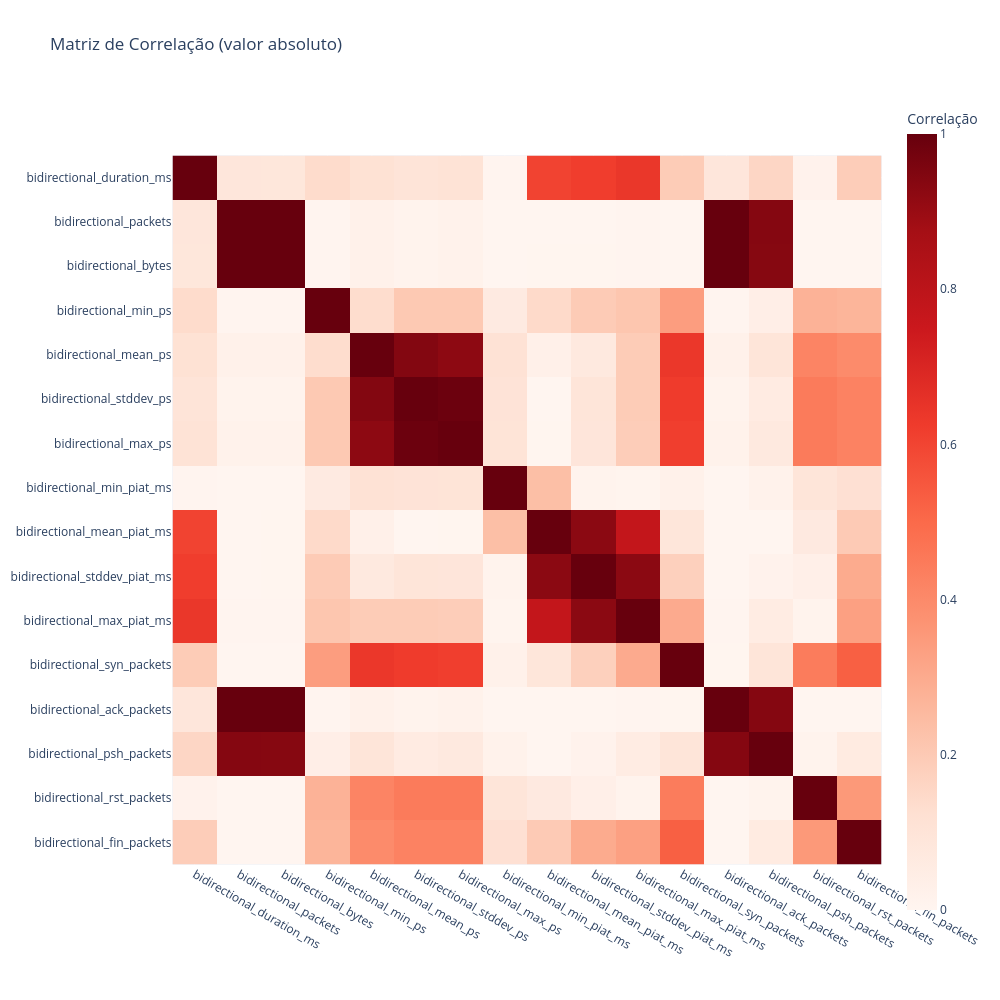
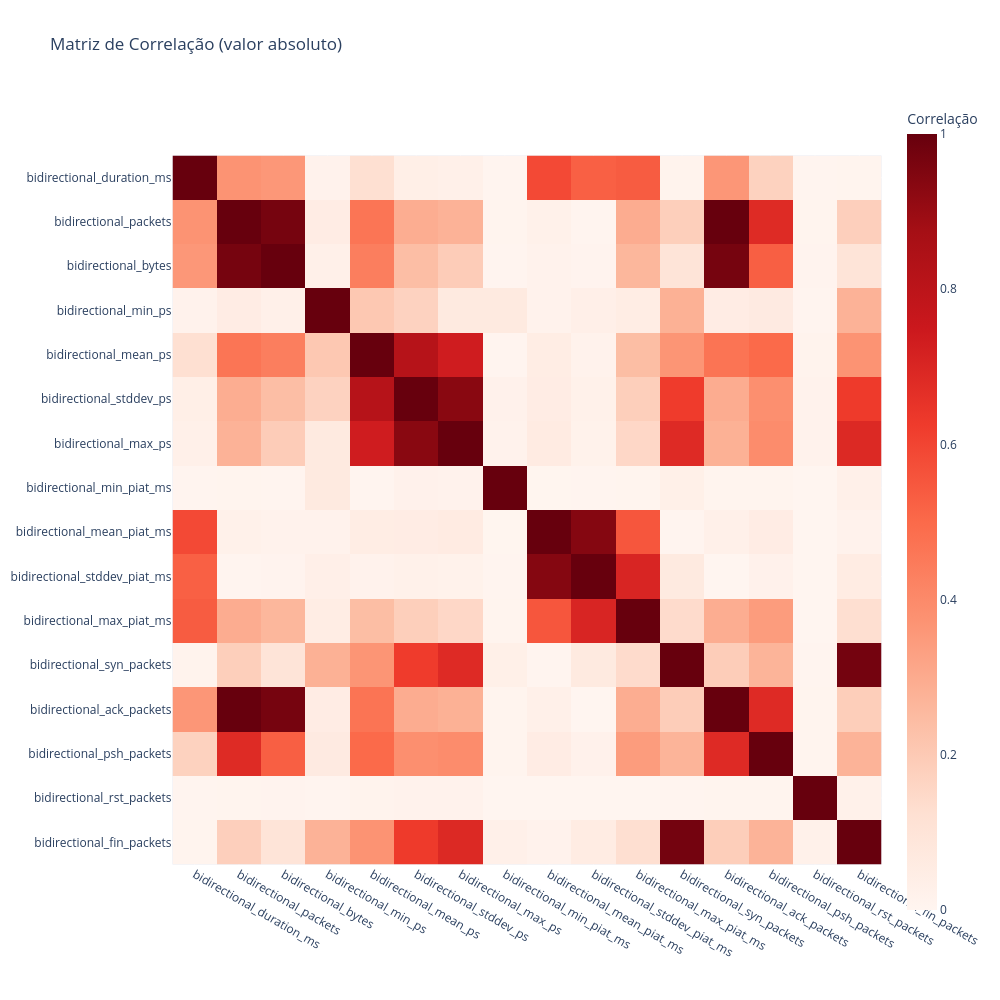
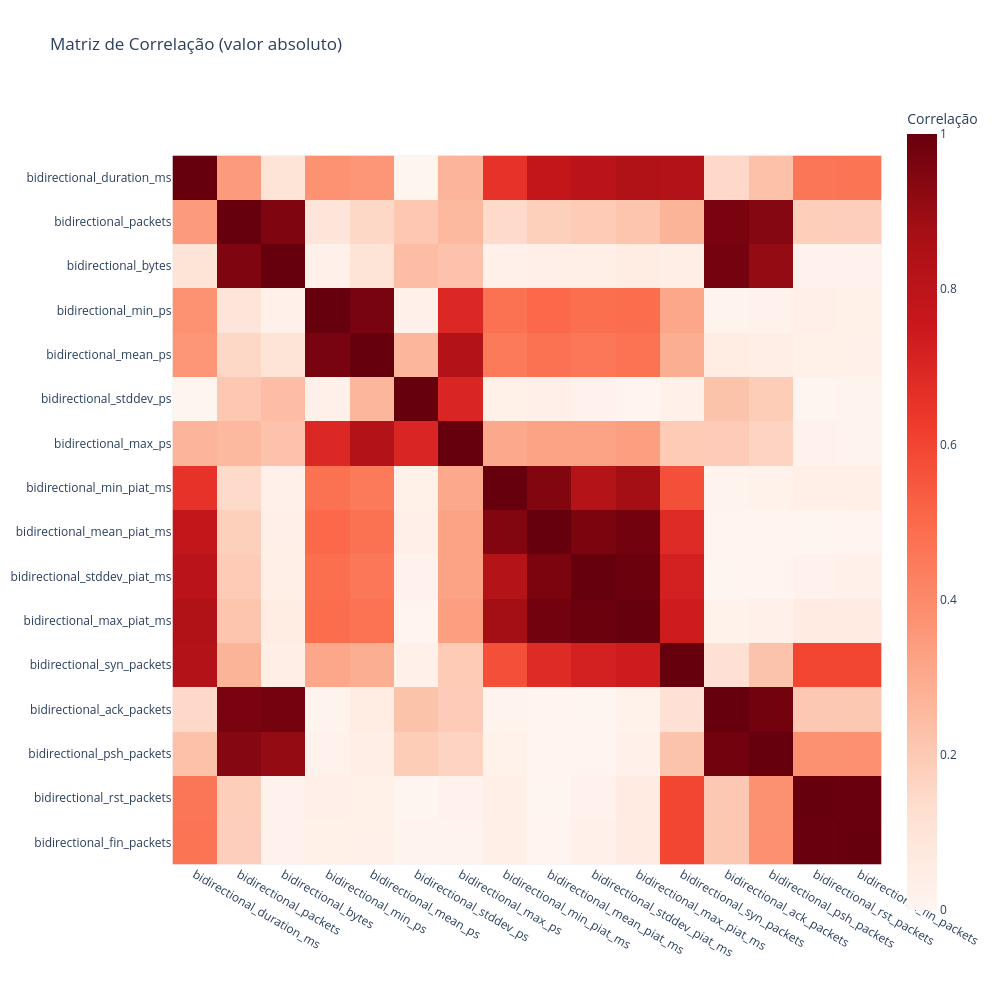

Notebook cell for these charts, in order:
### Code cell
# limiar para comparação. threshold => 0.85 -> alta correlação
# definido no pré-tcc
THRESHOLD = 0.85

# correlação e correlação negativa tem o mesmo impacto
all_high_corr_pairs = []

for dataset_name in DATASET_NAMES:
    print(f"\n{dataset_name}")

    df = pd.read_parquet(
        DATA_DIR / f"{dataset_name}_train.parquet"
    )

    numerical_features, _ = split_features(df)
    corr_matrix = df[numerical_features].corr(method="pearson")

    correlation_heatmap(corr_matrix, is_abs=True)

    corr_abs = corr_matrix.abs()

    # pega apenas parte de cima da matriz, tambémn ignora a diagonal. evita cálculo repetido
    #ex:
    # 1 2 3 -> nan  2   3
    # 4 5 6 -> nan nan  3
    # 7 8 9 -> nan nan nan

    # np.ones(corr_abs.shape) -> cria matriz de 1 com o shape
    # np.triu( -> pega apenas triângulo superior
    # k = 1 exclui diagonal
    # transforma em boleano
    # em resumo, uma máscara boleana para a matriz

    upper = corr_abs.where(
        np.triu(np.ones(corr_abs.shape), k=1).astype(bool)
    )

    # upper.stack() -> empilha as colunas para transformar em linhas, já filtra nan
    # .reset_index() -> transforma series em tabela
    # renomear os nomes de coluna que o pandas atribui
    #display(upper.stack())
    corr_pairs = (
        upper.stack()
        .reset_index()
        .rename(columns={
            "level_0": "feature_1",
            "level_1": "feature_2",
            0: "abs_correlation",
        })
    )

    high_corr_pairs = corr_pairs[
        corr_pairs["abs_correlation"] >= THRESHOLD
    ].sort_values(by="abs_correlation", ascending=False)

    high_corr_pairs.insert(0, "dataset", dataset_name)

    display(high_corr_pairs)

    all_high_corr_pairs.append(high_corr_pairs)

    del df

all_high_corr_pairs = pd.concat(
    all_high_corr_pairs,
    ignore_index=True,
)

### Figure 1 — Plotly figure (JSON) as saved in the notebook; plotly's stock layout.template omitted (floating-point values rounded to 4 significant figures; data arrays with more than 128 entries replaced by an {"elided": "..."} marker saying what was removed)
{"data": [{"coloraxis": "coloraxis", "name": "0", "x": ["bidirectional_duration_ms", "bidirectional_packets", "bidirectional_bytes", "bidirectional_min_ps", "bidirectional_mean_ps", "bidirectional_stddev_ps", "bidirectional_max_ps", "bidirectional_min_piat_ms", "bidirectional_mean_piat_ms", "bidirectional_stddev_piat_ms", "bidirectional_max_piat_ms", "bidirectional_syn_packets", "bidirectional_ack_packets", "bidirectional_psh_packets", "bidirectional_rst_packets", "bidirectional_fin_packets"], "y": ["bidirectional_duration_ms", "bidirectional_packets", "bidirectional_bytes", "bidirectional_min_ps", "bidirectional_mean_ps", "bidirectional_stddev_ps", "bidirectional_max_ps", "bidirectional_min_piat_ms", "bidirectional_mean_piat_ms", "bidirectional_stddev_piat_ms", "bidirectional_max_piat_ms", "bidirectional_syn_packets", "bidirectional_ack_packets", "bidirectional_psh_packets", "bidirectional_rst_packets", "bidirectional_fin_packets"], "z": {"elided": "16x16 float values"}, "type": "heatmap", "xaxis": "x", "yaxis": "y", "hovertemplate": "x: %{x}<br>y: %{y}<br>Correlação: %{z}<extra></extra>"}], "layout": {"xaxis": {"anchor": "y", "domain": [0.0, 1.0], "scaleanchor": "y", "constrain": "domain"}, "yaxis": {"anchor": "x", "domain": [0.0, 1.0], "autorange": "reversed", "constrain": "domain"}, "coloraxis": {"colorbar": {"title": {"text": "Correlação"}}, "colorscale": [[0.0, "rgb(255,245,240)"], [0.125, "rgb(254,224,210)"], [0.25, "rgb(252,187,161)"], [0.375, "rgb(252,146,114)"], [0.5, "rgb(251,106,74)"], [0.625, "rgb(239,59,44)"], [0.75, "rgb(203,24,29)"], [0.875, "rgb(165,15,21)"], [1.0, "rgb(103,0,13)"]], "cmin": 0, "cmax": 1}, "title": {"text": "Matriz de Correlação (valor absoluto)"}, "width": 1000, "height": 1000}}

### Figure 2 — Plotly figure (JSON) as saved in the notebook; plotly's stock layout.template omitted (floating-point values rounded to 4 significant figures; data arrays with more than 128 entries replaced by an {"elided": "..."} marker saying what was removed)
{"data": [{"coloraxis": "coloraxis", "name": "0", "x": ["bidirectional_duration_ms", "bidirectional_packets", "bidirectional_bytes", "bidirectional_min_ps", "bidirectional_mean_ps", "bidirectional_stddev_ps", "bidirectional_max_ps", "bidirectional_min_piat_ms", "bidirectional_mean_piat_ms", "bidirectional_stddev_piat_ms", "bidirectional_max_piat_ms", "bidirectional_syn_packets", "bidirectional_ack_packets", "bidirectional_psh_packets", "bidirectional_rst_packets", "bidirectional_fin_packets"], "y": ["bidirectional_duration_ms", "bidirectional_packets", "bidirectional_bytes", "bidirectional_min_ps", "bidirectional_mean_ps", "bidirectional_stddev_ps", "bidirectional_max_ps", "bidirectional_min_piat_ms", "bidirectional_mean_piat_ms", "bidirectional_stddev_piat_ms", "bidirectional_max_piat_ms", "bidirectional_syn_packets", "bidirectional_ack_packets", "bidirectional_psh_packets", "bidirectional_rst_packets", "bidirectional_fin_packets"], "z": {"elided": "16x16 float values"}, "type": "heatmap", "xaxis": "x", "yaxis": "y", "hovertemplate": "x: %{x}<br>y: %{y}<br>Correlação: %{z}<extra></extra>"}], "layout": {"xaxis": {"anchor": "y", "domain": [0.0, 1.0], "scaleanchor": "y", "constrain": "domain"}, "yaxis": {"anchor": "x", "domain": [0.0, 1.0], "autorange": "reversed", "constrain": "domain"}, "coloraxis": {"colorbar": {"title": {"text": "Correlação"}}, "colorscale": [[0.0, "rgb(255,245,240)"], [0.125, "rgb(254,224,210)"], [0.25, "rgb(252,187,161)"], [0.375, "rgb(252,146,114)"], [0.5, "rgb(251,106,74)"], [0.625, "rgb(239,59,44)"], [0.75, "rgb(203,24,29)"], [0.875, "rgb(165,15,21)"], [1.0, "rgb(103,0,13)"]], "cmin": 0, "cmax": 1}, "title": {"text": "Matriz de Correlação (valor absoluto)"}, "width": 1000, "height": 1000}}

### Figure 3 — Plotly figure (JSON) as saved in the notebook; plotly's stock layout.template omitted (floating-point values rounded to 4 significant figures; data arrays with more than 128 entries replaced by an {"elided": "..."} marker saying what was removed)
{"data": [{"coloraxis": "coloraxis", "name": "0", "x": ["bidirectional_duration_ms", "bidirectional_packets", "bidirectional_bytes", "bidirectional_min_ps", "bidirectional_mean_ps", "bidirectional_stddev_ps", "bidirectional_max_ps", "bidirectional_min_piat_ms", "bidirectional_mean_piat_ms", "bidirectional_stddev_piat_ms", "bidirectional_max_piat_ms", "bidirectional_syn_packets", "bidirectional_ack_packets", "bidirectional_psh_packets", "bidirectional_rst_packets", "bidirectional_fin_packets"], "y": ["bidirectional_duration_ms", "bidirectional_packets", "bidirectional_bytes", "bidirectional_min_ps", "bidirectional_mean_ps", "bidirectional_stddev_ps", "bidirectional_max_ps", "bidirectional_min_piat_ms", "bidirectional_mean_piat_ms", "bidirectional_stddev_piat_ms", "bidirectional_max_piat_ms", "bidirectional_syn_packets", "bidirectional_ack_packets", "bidirectional_psh_packets", "bidirectional_rst_packets", "bidirectional_fin_packets"], "z": {"elided": "16x16 float values"}, "type": "heatmap", "xaxis": "x", "yaxis": "y", "hovertemplate": "x: %{x}<br>y: %{y}<br>Correlação: %{z}<extra></extra>"}], "layout": {"xaxis": {"anchor": "y", "domain": [0.0, 1.0], "scaleanchor": "y", "constrain": "domain"}, "yaxis": {"anchor": "x", "domain": [0.0, 1.0], "autorange": "reversed", "constrain": "domain"}, "coloraxis": {"colorbar": {"title": {"text": "Correlação"}}, "colorscale": [[0.0, "rgb(255,245,240)"], [0.125, "rgb(254,224,210)"], [0.25, "rgb(252,187,161)"], [0.375, "rgb(252,146,114)"], [0.5, "rgb(251,106,74)"], [0.625, "rgb(239,59,44)"], [0.75, "rgb(203,24,29)"], [0.875, "rgb(165,15,21)"], [1.0, "rgb(103,0,13)"]], "cmin": 0, "cmax": 1}, "title": {"text": "Matriz de Correlação (valor absoluto)"}, "width": 1000, "height": 1000}}
